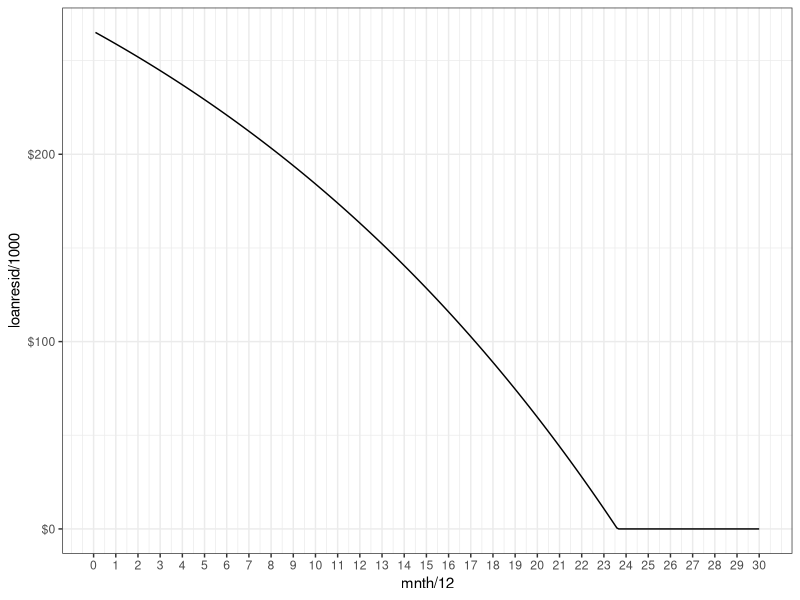
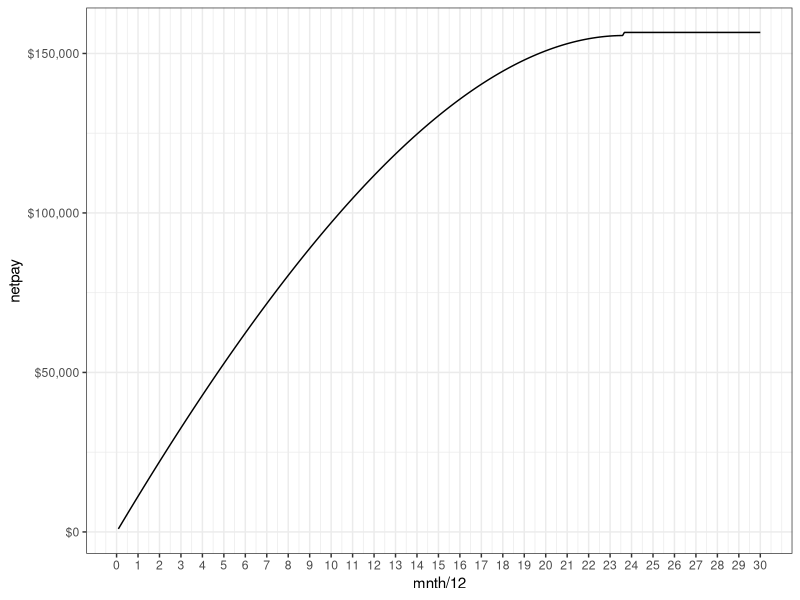
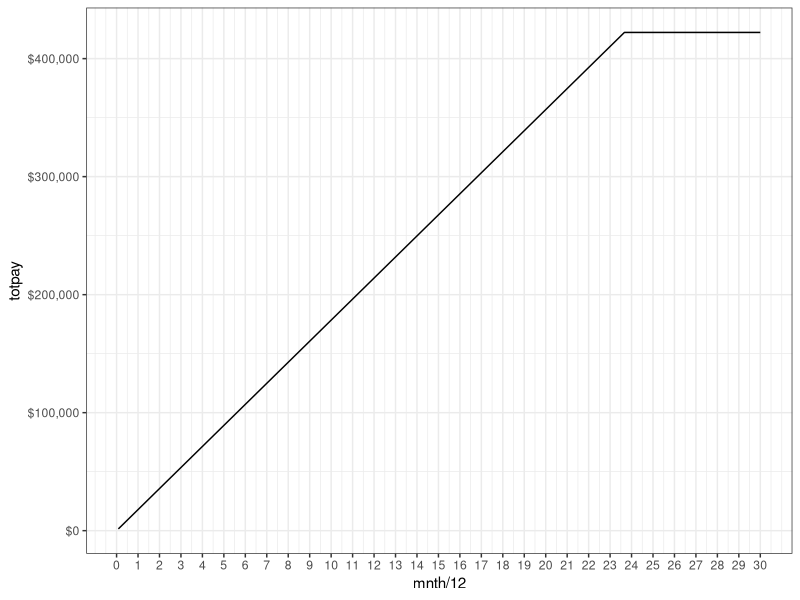
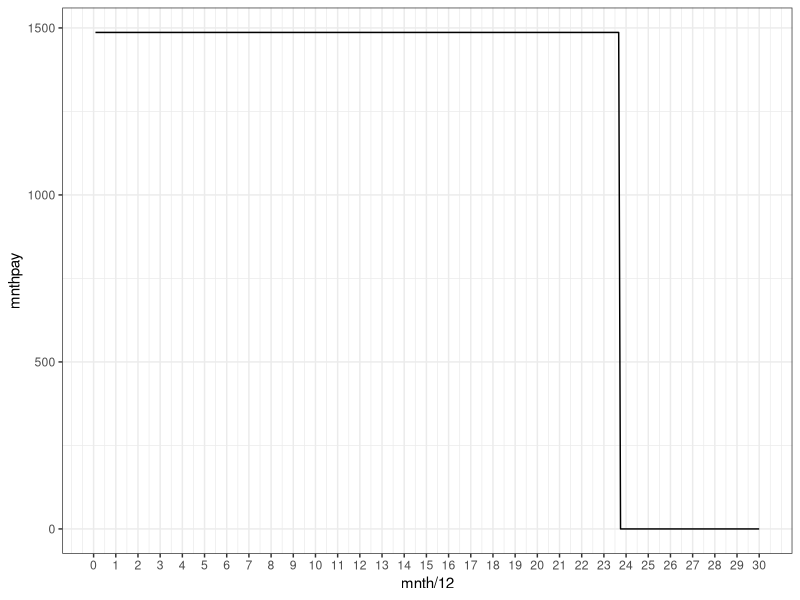
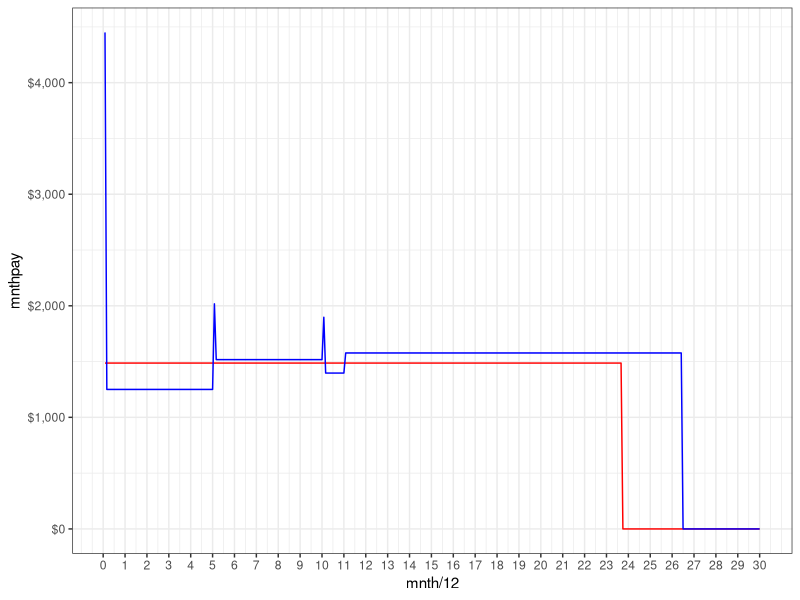
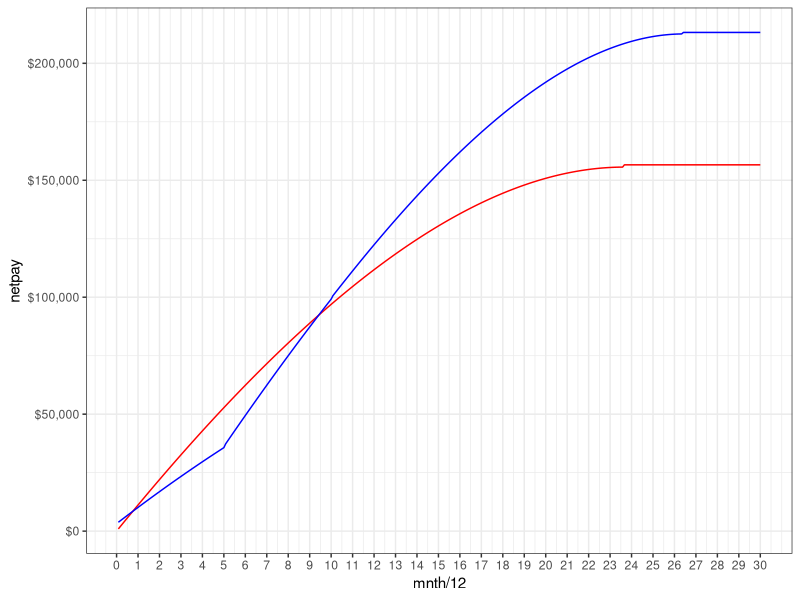
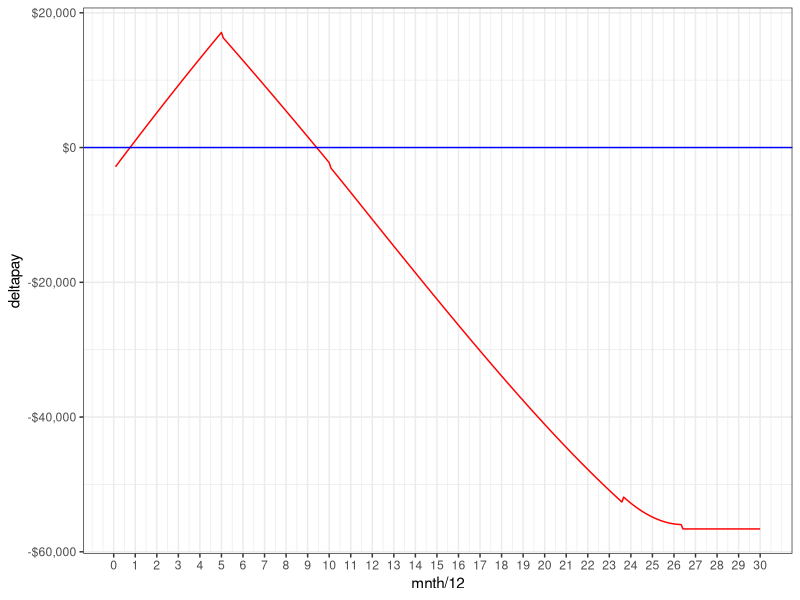

Reproduce these figures in R, in order.

# load libraries
library(ggplot2)
library(scales)

# get payment per month for a given term (yrs), annual interest (%), loan amount ($)

mnthpymt = function(term,apr,loan){
    
    numpays = term * 12
    ifact = 1/(1+(apr*0.01/12))
  
    pymt = loan *  (1 - ifact)/(1 - ifact ** numpays) * (1/ifact)

    return(pymt)
}

# 30 yr fixed rate payment
loan = 332000 * 0.8
pymt = mnthpymt(term = 30, apr = 4.25, loan)
totpymnt = 30 * 12 * pymt

# 5 yr adj rate smart mortgage


paystruct = function(chgpts,chgfee,termyr,apryr,initloan,xtrapymt,numyrs){
  
    loanresid = rep(0,numyrs*12) # remaining loan at the end of month
    intmnth = rep(0,numyrs*12) # interest in a month
    totpay = rep(0,numyrs*12) # cumulative payment upto a month
    mnthpay = rep(0,numyrs*12) # monthly payment
    equity = rep(0,numyrs*12) # equity build upto a month
    netpay = rep(0,numyrs*12) # net payment
  
    for(i in 1:numyrs){
        if(chgpts[i] == 1){
            loanamt = ifelse(i == 1, initloan, loanresid[(i-1)*12])
            pymt = mnthpymt(termyr[i],apryr[i],loanamt)
        }
        for(j in 1:12){
            mnthnum = (i-1) *12 + j
            prevloan = ifelse(mnthnum == 1, initloan, loanresid[mnthnum - 1])
            intmnth[mnthnum] = prevloan * apryr[i]*0.01/12
            
            chgfeemnth = ifelse(j == 1,chgfee[i],0)
            mnthpay[mnthnum] = ifelse(prevloan > 0, pymt + xtrapymt[i] + chgfeemnth,0)
            loanresid[mnthnum] = max(prevloan - (mnthpay[mnthnum] - intmnth[mnthnum] - chgfeemnth),0)
            equity[mnthnum] = initloan - loanresid[mnthnum]
            
            if(mnthnum > 1){
                totpay[mnthnum] = totpay[mnthnum - 1] + mnthpay[mnthnum]
              } else {
                totpay[mnthnum] = mnthpay[mnthnum]
              }
            
            netpay[mnthnum] = totpay[mnthnum] - equity[mnthnum]
            
            }
        
        }
  
    df = data.frame(mnth = seq(1,numyrs*12),
                    totpay = totpay,
                    netpay = netpay,
                    intmnth = intmnth,
                    loanresid = loanresid,
                    equity = equity,
                    mnthpay = mnthpay)
    return(df)
  
}


initloan = 332000*0.8

chgpts = rep(0,30)
chgfee = rep(0,30)
termyr = rep(30,30)
apryr = rep(4.25,30)
xtrapymt = rep(180,30)
numyrs = 30
chgpts[1] = 1

payfixed = paystruct(chgpts,chgfee,termyr,apryr,initloan,xtrapymt,numyrs)


ggplot(data=payfixed) + geom_line(aes(x=mnth/12,y=loanresid/1000))+
    scale_x_continuous(breaks = seq(0,numyrs))+scale_y_continuous(label=dollar)+theme_bw()
ggplot(data=payfixed) + geom_line(aes(x=mnth/12,y=netpay))+
  scale_x_continuous(breaks = seq(0,numyrs))+scale_y_continuous(label=dollar)+theme_bw()
ggplot(data=payfixed) + geom_line(aes(x=mnth/12,y=totpay))+
  scale_x_continuous(breaks = seq(0,numyrs))+scale_y_continuous(label=dollar)+theme_bw()

ggplot(data=payfixed,aes(x=mnth/12,y=mnthpay)) + geom_line()+
    scale_x_continuous(breaks = seq(0,numyrs))+theme_bw()


initloan = 332000*0.8
numyrs = 30
chgpts = rep(0,30)
chgpts[c(1,6,11)] = 1
chgfee = rep(0,30)
chgfee[1] = 3200
chgfee[c(6,11)] = 500
termyr = c(rep(30,10),rep(20,20))
apryr = c(rep(2.65,5),rep(6,5),rep(6,20))
xtrapymt = rep(180,30)
xtrapymt[11] = 0

payadj = paystruct(chgpts,chgfee,termyr,apryr,initloan,xtrapymt,numyrs)

ggplot()+
  geom_line(data=payfixed,aes(x=mnth/12,y=mnthpay),color="red") + 
  geom_line(data=payadj,aes(x=mnth/12,y=mnthpay),color="blue") + 
  scale_x_continuous(breaks = seq(0,numyrs))+scale_y_continuous(label=dollar)+theme_bw()


ggplot()+
    geom_line(data=payfixed,aes(x=mnth/12,y=netpay),color="red") + 
    geom_line(data=payadj,aes(x=mnth/12,y=netpay),color="blue") + 
  scale_x_continuous(breaks = seq(0,numyrs))+scale_y_continuous(label=dollar)+theme_bw()

payfixedvsadj = data.frame(mnth = payfixed$mnth,
                           netpayfixed = payfixed$netpay,
                           netpayadj = payadj$netpay)
payfixedvsadj$deltapay = payfixedvsadj$netpayfixed - payfixedvsadj$netpayadj

ggplot()+
  geom_line(data=payfixedvsadj,aes(x=mnth/12,y=deltapay),color="red") + 
  geom_hline(aes(yintercept = 0),color="blue")+
  scale_x_continuous(breaks = seq(0,numyrs))+scale_y_continuous(label=dollar)+theme_bw()

